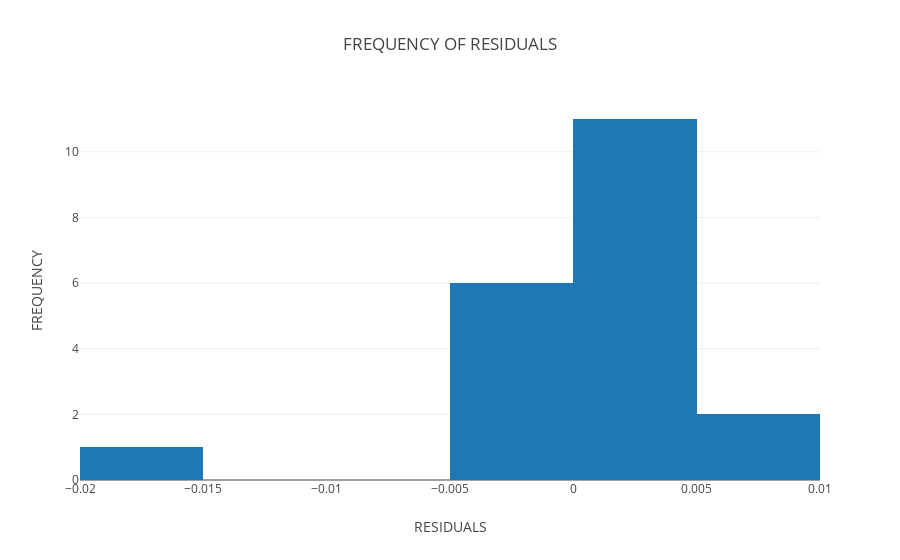

The notebook cell this image was saved under:
### Markdown cell above
## HISTOGRAM FOR OLS ##

### Code cell
data = [go.Histogram(x = ((predict_ols - Y_test)))]
layout = go.Layout(
    title = 'FREQUENCY OF RESIDUALS',
    xaxis = dict(
        title = 'RESIDUALS'
    ),
    yaxis = dict(
        title = 'FREQUENCY'
    )
)
fig = go.Figure(data = data, layout = layout)
plot.iplot(fig, filename = 'OLS_HISTOGRAM_PLANETARY')

### Figure 1 — Plotly figure (JSON) as saved in the notebook; plotly's stock layout.template omitted (floating-point values rounded to 4 significant figures)
{"data": [{"type": "histogram", "x": [0.0006952, 0.0004146, -0.0001939, 0.0003296, 0.0001793, 0.005484, 0.005191, 0.0004636, -0.0004385, 0.0006099, -0.0005929, -0.002179, 0.000863, 0.0006051, -0.01541, 7.353e-05, 0.0004106, -0.001621, -0.0008112, 0.000203]}], "layout": {"title": "FREQUENCY OF RESIDUALS", "xaxis": {"title": "RESIDUALS"}, "yaxis": {"title": "FREQUENCY"}}}
